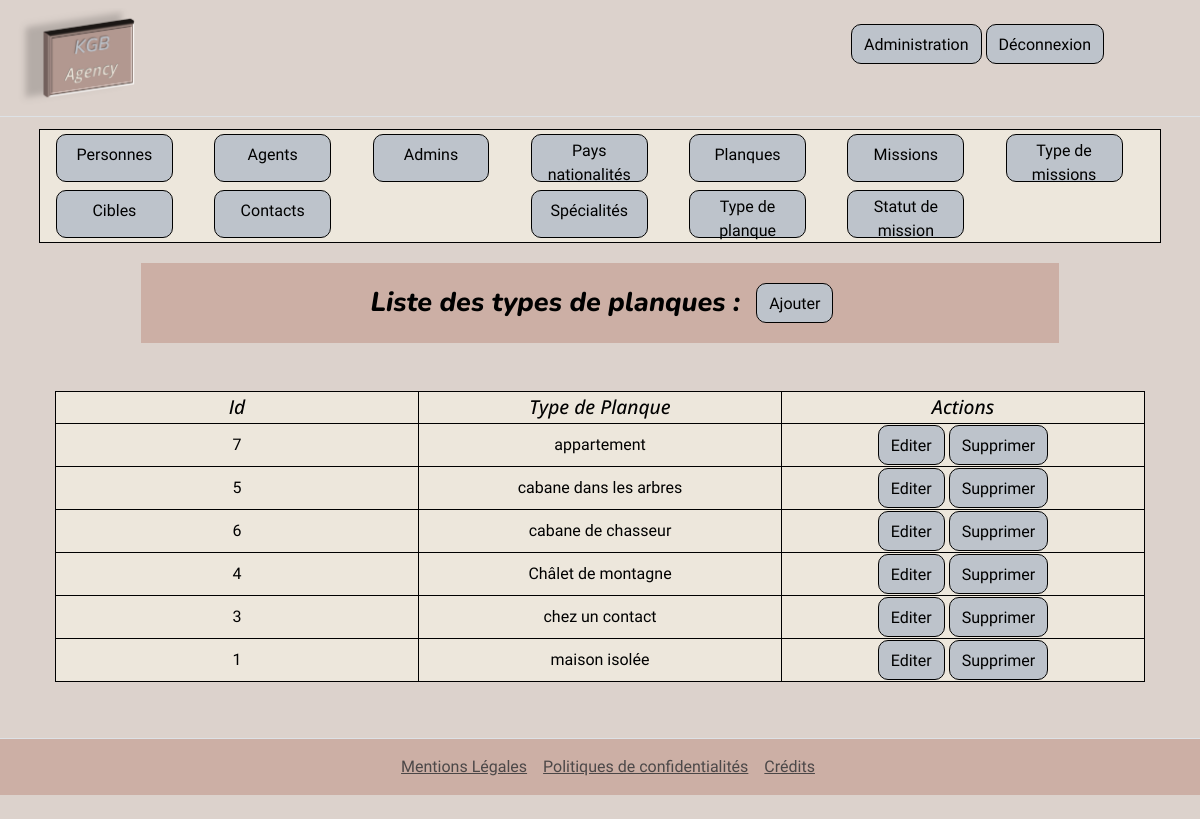
The app's page /index.php?controller=back&action=TypeHideout&todo=home (signed in) with its own data.
### tables this page shows
CREATE TABLE IF NOT EXISTS `typehideouts` (
  `id` int(11) NOT NULL AUTO_INCREMENT,
  `type_hide` varchar(50) NOT NULL,
  PRIMARY KEY (`id`)
);

### index.php (called while the page is built, shortened)
<?php
$controller = new Controller();
$controller->route();

### App/Db/Mysql.php (called while the page is built, shortened)
<?php
class Mysql
{
    private $db_name;
    private $db_user;
    private $db_password;
    private $db_port;
    private $db_host;
    private $pdo = null;
    private static $_instance = null;
    public static function getInstance():self
    {
        if (is_null(self::$_instance)) {
            self::$_instance = new Mysql();
        }
        return self::$_instance;
    }
    public function getPDO():\PDO
    {
        if (is_null($this->pdo)){
            $this->pdo = new \PDO('mysql:host=' . $this->db_host . ';port='. $this->db_port. ';charset=utf8mb4;dbname=' . $this->db_name . ";'", $this->db_user, $this->db_password);
        }
        return $this->pdo;
    }
}

### App/Repository/Repository.php (called while the page is built, shortened)
<?php
class Repository{
    public function __construct()
    {
       $mysql = Mysql::getInstance();
       $this->pdo = $mysql->getPDO();
    }
}

### App/Repository/TypeHideoutRepository.php (called while the page is built, shortened)
<?php
class TypeHideoutRepository extends Repository
{
    public function findAllTypeHideouts():Array|bool
    {
        try{
            $query = $this->pdo->prepare("SELECT * FROM typeHideouts ORDER BY type_hide");
            $query->execute();
            $alltypeHideouts = $query->fetchAll($this->pdo::FETCH_ASSOC);
            if ($alltypeHideouts){
                return $alltypeHideouts;
            }else {
                return false;
            }
        }catch (\Exception $e){
            $error = $e->getMessage();
            $control = new Controller();
            $control->render('/errors', [
                'error' => $error
            ]);
        }
    }
}

### templates/partials/TypeHideout/Home.php (the view)
<div class="row d-flex justify-content-center ">
    <div class="col-9 m-3 p-3 d-flex align-items-center justify-content-center pageTitle">
        <h1 class="d-flex justify-content-center m-2"> Liste des types de planques : </h1>
        <div class="d-flex justify-content-end my-1 ms-2 me-1">
            <a href="/index.php?controller=back&action=TypeHideout&todo=create" class="btn btn-primary pt-2" aria-current="page creation Personne">Ajouter</a>
        </div>
    </div>
    <div class="col-11 m-3 p-3 ">
        <?php if ($errors) { ?>
            <div class="alert alert-danger">
                <?php echo($errors) ?>
            </div>
        <?php } else {
            if ($allElements) { ?>
                <table class="col-12 tabMissions">
                    <thead>
                        <th class="col-4 tabTitle">Id</th>
                        <th class="col-4 tabTitle">Type de Planque</th>
                        <th class="col-4 tabTitle">Actions</th>
                    </thead>
                    <tbody>
                    <?php foreach ($allElements as $element) { ?>
                        <tr>
                            <td><?php echo($element['id']); ?></td>
                            <td><?php echo(htmlspecialchars($element['type_hide']));
                            if ($_GET['todo']=='delete'){
                                if ($element['id'] == $_GET['id'] ){ ?>
                                <p class="alert alert-danger"><?php echo('Supprimez cet élément ?'); ?>
                                <a href="/index.php?controller=back&action=TypeHideout&todo=delete&rep=oui&id=<?php echo($element['id']) ?>" class="btn btn-primary pt-2" aria-current="OUI">OUI</a>
                                <a href="/index.php?controller=back&action=TypeHideout&todo=home" class="btn btn-primary pt-2" aria-current="NON">NON</a></p>
                            <?php } } ?></td>
                            <td>
                                <a href="/index.php?controller=back&action=TypeHideout&todo=edit&id=<?php echo($element['id']) ?>" class="btn btn-primary pt-2" aria-current="pageEdit">Editer</a>
                                <a href="/index.php?controller=back&action=TypeHideout&todo=delete&id=<?php echo($element['id']) ?>" class="btn btn-primary pt-2" aria-current="pageEdit">Supprimer</a>
                            </td>
                        </tr>
                    <?php } ?>
                    </tbody>
                </table>
        <?php } } ?>
    </div>
</div>

### assets/CSS/style.css (style rules this page uses)
body, header { background-color: #DCD2CC; border-color: #DCD2CC; }
.pageTitle, h1 { font-family: "Nunito", sans-serif; font-size: 1.3em; font-style: italic; font-weight: 800; background-color: #CCAFA5; color : black; }
table, th, td { border: 1px solid black; border-collapse: collapse; }
th { font-family: "Open Sans", sans-serif; font-size: 1.2em; font-style: italic; font-weight: 500; }
td { font-family: "Martel Sans", sans-serif; font-weight: 400; font-style: normal; }
.tabMissions { text-align: center; background-color:#EDE7DC; color : black; }
.btn-primary { font-family: "Martel Sans", sans-serif; font-weight: 400; font-style: normal; --bs-btn-color: black; --bs-btn-bg: #BDC3CB; --bs-btn-border-color: black; --bs-btn-border-radius: 10px; --bs-btn-hover-color: black; --bs-btn-hover-bg: #CCAFA5; --bs-btn-hover-border-color: #CCAFA5; --bs-btn-focus-shadow-rgb: #CCAFA5; --bs-btn-active-color: black; --bs-btn-active-bg: #CCAFA5; --bs-btn-active-border-color: #CCAFA5; --bs-btn-active-shadow: inset 0 3px 5px #CCAFA5; --bs-btn-disabled-color: black; --bs-btn-disabled-bg: #FFF; --bs-btn-disabled-border-color: #FFF; }

### records on screen
typehideouts: id "7", type_hide "appartement"
typehideouts: id "5", type_hide "cabane dans les arbres"
typehideouts: id "6", type_hide "cabane de chasseur"
typehideouts: id "4", type_hide "Châlet de montagne"
typehideouts: id "3", type_hide "chez un contact"
typehideouts: id "1", type_hide "maison isolée"
